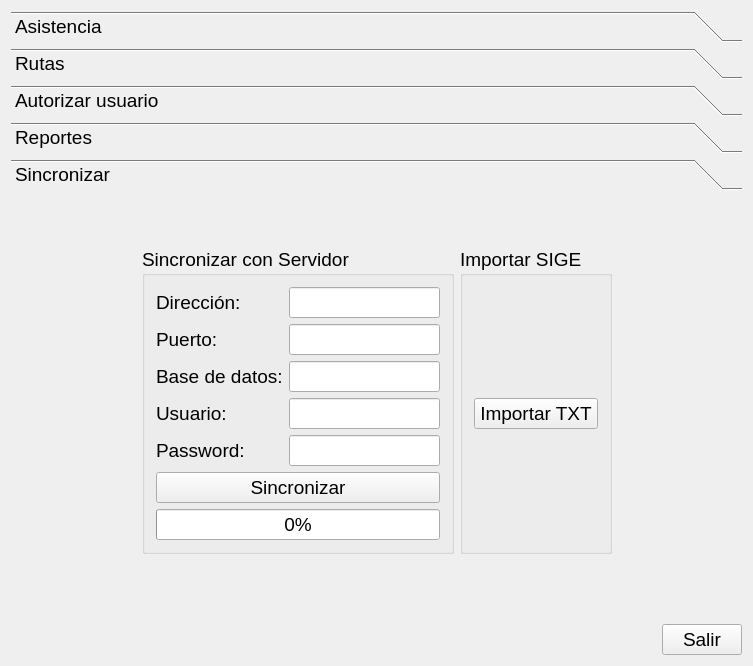
<?xml version="1.0" encoding="UTF-8"?>
<ui version="4.0">
 <class>Bus</class>
 <widget class="QMainWindow" name="Bus">
  <property name="geometry">
   <rect>
    <x>0</x>
    <y>0</y>
    <width>753</width>
    <height>666</height>
   </rect>
  </property>
  <property name="font">
   <font>
    <pointsize>14</pointsize>
   </font>
  </property>
  <property name="windowTitle">
   <string>Bus</string>
  </property>
  <widget class="QWidget" name="centralWidget">
   <layout class="QGridLayout" name="gridLayout">
    <item row="0" column="0">
     <widget class="QToolBox" name="toolBox">
      <property name="currentIndex">
       <number>4</number>
      </property>
      <widget class="QWidget" name="pageAsistencia">
       <property name="geometry">
        <rect>
         <x>0</x>
         <y>0</y>
         <width>735</width>
         <height>447</height>
        </rect>
       </property>
       <attribute name="label">
        <string>Asistencia</string>
       </attribute>
       <layout class="QGridLayout" name="gridLayout_4">
        <item row="4" column="1">
         <spacer name="verticalSpacer_2">
          <property name="orientation">
           <enum>Qt::Vertical</enum>
          </property>
          <property name="sizeHint" stdset="0">
           <size>
            <width>20</width>
            <height>40</height>
           </size>
          </property>
         </spacer>
        </item>
        <item row="2" column="2">
         <spacer name="horizontalSpacer_2">
          <property name="orientation">
           <enum>Qt::Horizontal</enum>
          </property>
          <property name="sizeHint" stdset="0">
           <size>
            <width>237</width>
            <height>20</height>
           </size>
          </property>
         </spacer>
        </item>
        <item row="0" column="1">
         <spacer name="verticalSpacer_3">
          <property name="orientation">
           <enum>Qt::Vertical</enum>
          </property>
          <property name="sizeHint" stdset="0">
           <size>
            <width>20</width>
            <height>40</height>
           </size>
          </property>
         </spacer>
        </item>
        <item row="2" column="0">
         <spacer name="horizontalSpacer_3">
          <property name="orientation">
           <enum>Qt::Horizontal</enum>
          </property>
          <property name="sizeHint" stdset="0">
           <size>
            <width>237</width>
            <height>20</height>
           </size>
          </property>
         </spacer>
        </item>
        <item row="2" column="1">
         <widget class="QLineEdit" name="asistenciaRut">
          <property name="echoMode">
           <enum>QLineEdit::Password</enum>
          </property>
         </widget>
        </item>
        <item row="3" column="0">
         <widget class="QLabel" name="asistenciaInfo">
          <property name="text">
           <string/>
          </property>
          <property name="alignment">
           <set>Qt::AlignCenter</set>
          </property>
         </widget>
        </item>
        <item row="1" column="1">
         <widget class="QLabel" name="label">
          <property name="text">
           <string>ID Usuario</string>
          </property>
          <property name="textFormat">
           <enum>Qt::PlainText</enum>
          </property>
          <property name="alignment">
           <set>Qt::AlignCenter</set>
          </property>
          <property name="buddy">
           <cstring>asistenciaRut</cstring>
          </property>
         </widget>
        </item>
       </layout>
      </widget>
      <widget class="QWidget" name="pageRutas">
       <property name="geometry">
        <rect>
         <x>0</x>
         <y>0</y>
         <width>735</width>
         <height>110</height>
        </rect>
       </property>
       <attribute name="label">
        <string>Rutas</string>
       </attribute>
       <layout class="QGridLayout" name="gridLayout_5">
        <item row="2" column="0" colspan="2">
         <widget class="QComboBox" name="rutasRuta"/>
        </item>
        <item row="1" column="1">
         <widget class="QPushButton" name="rutasAgregar">
          <property name="text">
           <string>Agregar</string>
          </property>
         </widget>
        </item>
        <item row="1" column="0">
         <widget class="QLineEdit" name="rutasRutaNueva">
          <property name="placeholderText">
           <string>Descripción</string>
          </property>
         </widget>
        </item>
        <item row="3" column="0">
         <spacer name="verticalSpacer">
          <property name="orientation">
           <enum>Qt::Vertical</enum>
          </property>
          <property name="sizeHint" stdset="0">
           <size>
            <width>20</width>
            <height>40</height>
           </size>
          </property>
         </spacer>
        </item>
        <item row="0" column="0">
         <spacer name="verticalSpacer_4">
          <property name="orientation">
           <enum>Qt::Vertical</enum>
          </property>
          <property name="sizeHint" stdset="0">
           <size>
            <width>20</width>
            <height>40</height>
           </size>
          </property>
         </spacer>
        </item>
       </layout>
      </widget>
      <widget class="QWidget" name="pageAlumnos">
       <property name="geometry">
        <rect>
         <x>0</x>
         <y>0</y>
         <width>735</width>
         <height>139</height>
        </rect>
       </property>
       <attribute name="label">
        <string>Autorizar usuario</string>
       </attribute>
       <layout class="QGridLayout" name="gridLayout_2">
        <item row="0" column="1">
         <spacer name="verticalSpacer_5">
          <property name="orientation">
           <enum>Qt::Vertical</enum>
          </property>
          <property name="sizeHint" stdset="0">
           <size>
            <width>20</width>
            <height>40</height>
           </size>
          </property>
         </spacer>
        </item>
        <item row="1" column="0">
         <widget class="QLabel" name="label_2">
          <property name="text">
           <string>Ingresar:</string>
          </property>
         </widget>
        </item>
        <item row="1" column="1">
         <widget class="QLineEdit" name="autorizarIngresarRut">
          <property name="placeholderText">
           <string>RUT</string>
          </property>
         </widget>
        </item>
        <item row="2" column="0">
         <widget class="QLabel" name="label_3">
          <property name="text">
           <string>Remover:</string>
          </property>
         </widget>
        </item>
        <item row="2" column="1">
         <widget class="QLineEdit" name="autorizarRemoverRut">
          <property name="placeholderText">
           <string>RUT</string>
          </property>
         </widget>
        </item>
        <item row="3" column="0">
         <widget class="QLabel" name="label_4">
          <property name="text">
           <string>Ruta:</string>
          </property>
         </widget>
        </item>
        <item row="3" column="1">
         <widget class="QComboBox" name="autorizarRuta"/>
        </item>
        <item row="4" column="1">
         <widget class="QLabel" name="autorizarInfo">
          <property name="sizePolicy">
           <sizepolicy hsizetype="Expanding" vsizetype="Expanding">
            <horstretch>0</horstretch>
            <verstretch>0</verstretch>
           </sizepolicy>
          </property>
          <property name="text">
           <string>Información</string>
          </property>
          <property name="alignment">
           <set>Qt::AlignCenter</set>
          </property>
         </widget>
        </item>
        <item row="5" column="1">
         <spacer name="verticalSpacer_6">
          <property name="orientation">
           <enum>Qt::Vertical</enum>
          </property>
          <property name="sizeHint" stdset="0">
           <size>
            <width>20</width>
            <height>40</height>
           </size>
          </property>
         </spacer>
        </item>
       </layout>
      </widget>
      <widget class="QWidget" name="pageReporte">
       <property name="geometry">
        <rect>
         <x>0</x>
         <y>0</y>
         <width>735</width>
         <height>165</height>
        </rect>
       </property>
       <attribute name="label">
        <string>Reportes</string>
       </attribute>
       <layout class="QVBoxLayout" name="verticalLayout_3">
        <item>
         <layout class="QHBoxLayout" name="horizontalLayout_4">
          <property name="topMargin">
           <number>0</number>
          </property>
          <item>
           <spacer name="reporteSeparador1">
            <property name="orientation">
             <enum>Qt::Horizontal</enum>
            </property>
            <property name="sizeHint" stdset="0">
             <size>
              <width>40</width>
              <height>20</height>
             </size>
            </property>
           </spacer>
          </item>
          <item>
           <widget class="QDateEdit" name="reporteInicio">
            <property name="font">
             <font>
              <pointsize>12</pointsize>
             </font>
            </property>
            <property name="alignment">
             <set>Qt::AlignCenter</set>
            </property>
            <property name="calendarPopup">
             <bool>true</bool>
            </property>
           </widget>
          </item>
          <item>
           <widget class="QDateEdit" name="reporteFin">
            <property name="font">
             <font>
              <pointsize>12</pointsize>
             </font>
            </property>
            <property name="alignment">
             <set>Qt::AlignCenter</set>
            </property>
            <property name="calendarPopup">
             <bool>true</bool>
            </property>
           </widget>
          </item>
          <item>
           <widget class="QComboBox" name="reporteOpcion">
            <property name="font">
             <font>
              <pointsize>12</pointsize>
             </font>
            </property>
            <item>
             <property name="text">
              <string>Asistencia por ruta «mañana»</string>
             </property>
            </item>
            <item>
             <property name="text">
              <string>Asistencia por ruta «tarde»</string>
             </property>
            </item>
            <item>
             <property name="text">
              <string>Asistencia por alumno «mañana»</string>
             </property>
            </item>
            <item>
             <property name="text">
              <string>Asistencia por alumno «tarde»</string>
             </property>
            </item>
            <item>
             <property name="text">
              <string>Inasistencia diaria «mañana»</string>
             </property>
            </item>
            <item>
             <property name="text">
              <string>Inasistencia diaria «tarde»</string>
             </property>
            </item>
           </widget>
          </item>
          <item>
           <spacer name="reporteSeparador2">
            <property name="orientation">
             <enum>Qt::Horizontal</enum>
            </property>
            <property name="sizeHint" stdset="0">
             <size>
              <width>40</width>
              <height>20</height>
             </size>
            </property>
           </spacer>
          </item>
         </layout>
        </item>
        <item>
         <widget class="QTableWidget" name="tablaReporte">
          <property name="font">
           <font>
            <pointsize>10</pointsize>
           </font>
          </property>
         </widget>
        </item>
        <item>
         <layout class="QHBoxLayout" name="horizontalLayout_5">
          <property name="topMargin">
           <number>0</number>
          </property>
          <item>
           <spacer name="horizontalSpacer_6">
            <property name="orientation">
             <enum>Qt::Horizontal</enum>
            </property>
            <property name="sizeHint" stdset="0">
             <size>
              <width>40</width>
              <height>20</height>
             </size>
            </property>
           </spacer>
          </item>
          <item>
           <widget class="QPushButton" name="repImprimir">
            <property name="text">
             <string>Imprimir</string>
            </property>
           </widget>
          </item>
          <item>
           <widget class="QPushButton" name="repGuardar">
            <property name="text">
             <string>Guardar PDF</string>
            </property>
           </widget>
          </item>
         </layout>
        </item>
       </layout>
      </widget>
      <widget class="QWidget" name="pageSincronizar">
       <property name="geometry">
        <rect>
         <x>0</x>
         <y>0</y>
         <width>718</width>
         <height>289</height>
        </rect>
       </property>
       <attribute name="label">
        <string>Sincronizar</string>
       </attribute>
       <layout class="QGridLayout" name="gridLayout_3">
        <item row="1" column="3">
         <spacer name="horizontalSpacer_5">
          <property name="orientation">
           <enum>Qt::Horizontal</enum>
          </property>
          <property name="sizeHint" stdset="0">
           <size>
            <width>144</width>
            <height>20</height>
           </size>
          </property>
         </spacer>
        </item>
        <item row="1" column="1">
         <widget class="QGroupBox" name="groupBox">
          <property name="title">
           <string>Sincronizar con Servidor</string>
          </property>
          <layout class="QVBoxLayout" name="verticalLayout_4">
           <item>
            <layout class="QFormLayout" name="formLayout">
             <property name="fieldGrowthPolicy">
              <enum>QFormLayout::ExpandingFieldsGrow</enum>
             </property>
             <item row="0" column="0">
              <widget class="QLabel" name="syncDireccionLabel">
               <property name="text">
                <string>Dirección:</string>
               </property>
              </widget>
             </item>
             <item row="0" column="1">
              <widget class="QLineEdit" name="syncDireccion"/>
             </item>
             <item row="1" column="0">
              <widget class="QLabel" name="syncPuertoLabel">
               <property name="text">
                <string>Puerto:</string>
               </property>
              </widget>
             </item>
             <item row="1" column="1">
              <widget class="QLineEdit" name="syncPuerto"/>
             </item>
             <item row="2" column="0">
              <widget class="QLabel" name="syncDbLabel">
               <property name="text">
                <string>Base de datos:</string>
               </property>
              </widget>
             </item>
             <item row="2" column="1">
              <widget class="QLineEdit" name="syncDb"/>
             </item>
             <item row="3" column="0">
              <widget class="QLabel" name="syncUsuarioLabel">
               <property name="text">
                <string>Usuario:</string>
               </property>
              </widget>
             </item>
             <item row="3" column="1">
              <widget class="QLineEdit" name="syncUsuario"/>
             </item>
             <item row="4" column="0">
              <widget class="QLabel" name="syncPasswordLabel">
               <property name="text">
                <string>Password:</string>
               </property>
              </widget>
             </item>
             <item row="4" column="1">
              <widget class="QLineEdit" name="syncPassword">
               <property name="echoMode">
                <enum>QLineEdit::Password</enum>
               </property>
              </widget>
             </item>
            </layout>
           </item>
           <item>
            <widget class="QPushButton" name="syncButton">
             <property name="text">
              <string>Sincronizar</string>
             </property>
            </widget>
           </item>
           <item>
            <widget class="QProgressBar" name="progressBar">
             <property name="value">
              <number>0</number>
             </property>
            </widget>
           </item>
          </layout>
         </widget>
        </item>
        <item row="1" column="0">
         <spacer name="horizontalSpacer_4">
          <property name="orientation">
           <enum>Qt::Horizontal</enum>
          </property>
          <property name="sizeHint" stdset="0">
           <size>
            <width>145</width>
            <height>20</height>
           </size>
          </property>
         </spacer>
        </item>
        <item row="1" column="2">
         <widget class="QGroupBox" name="groupBox_2">
          <property name="title">
           <string>Importar SIGE</string>
          </property>
          <layout class="QVBoxLayout" name="verticalLayout">
           <item>
            <widget class="QPushButton" name="bot_imp_txt">
             <property name="text">
              <string>Importar TXT</string>
             </property>
            </widget>
           </item>
          </layout>
         </widget>
        </item>
        <item row="2" column="1" colspan="2">
         <spacer name="verticalSpacer_8">
          <property name="orientation">
           <enum>Qt::Vertical</enum>
          </property>
          <property name="sizeHint" stdset="0">
           <size>
            <width>20</width>
            <height>53</height>
           </size>
          </property>
         </spacer>
        </item>
        <item row="0" column="1" colspan="2">
         <spacer name="verticalSpacer_7">
          <property name="orientation">
           <enum>Qt::Vertical</enum>
          </property>
          <property name="sizeHint" stdset="0">
           <size>
            <width>20</width>
            <height>40</height>
           </size>
          </property>
         </spacer>
        </item>
       </layout>
      </widget>
     </widget>
    </item>
    <item row="1" column="0">
     <layout class="QHBoxLayout" name="horizontalLayout_2">
      <property name="topMargin">
       <number>0</number>
      </property>
      <item>
       <spacer name="horizontalSpacer">
        <property name="orientation">
         <enum>Qt::Horizontal</enum>
        </property>
        <property name="sizeHint" stdset="0">
         <size>
          <width>40</width>
          <height>20</height>
         </size>
        </property>
       </spacer>
      </item>
      <item>
       <widget class="QPushButton" name="salir">
        <property name="text">
         <string>Salir</string>
        </property>
       </widget>
      </item>
     </layout>
    </item>
   </layout>
  </widget>
 </widget>
 <layoutdefault spacing="6" margin="11"/>
 <tabstops>
  <tabstop>rutasRutaNueva</tabstop>
  <tabstop>rutasAgregar</tabstop>
  <tabstop>autorizarIngresarRut</tabstop>
  <tabstop>autorizarRemoverRut</tabstop>
 </tabstops>
 <resources/>
 <connections>
  <connection>
   <sender>salir</sender>
   <signal>clicked()</signal>
   <receiver>Bus</receiver>
   <slot>close()</slot>
   <hints>
    <hint type="sourcelabel">
     <x>747</x>
     <y>660</y>
    </hint>
    <hint type="destinationlabel">
     <x>330</x>
     <y>206</y>
    </hint>
   </hints>
  </connection>
  <connection>
   <sender>reporteOpcion</sender>
   <signal>currentIndexChanged(int)</signal>
   <receiver>Bus</receiver>
   <slot>poblarTabla()</slot>
   <hints>
    <hint type="sourcelabel">
     <x>638</x>
     <y>173</y>
    </hint>
    <hint type="destinationlabel">
     <x>764</x>
     <y>175</y>
    </hint>
   </hints>
  </connection>
  <connection>
   <sender>reporteFin</sender>
   <signal>dateChanged(QDate)</signal>
   <receiver>Bus</receiver>
   <slot>poblarTabla()</slot>
   <hints>
    <hint type="sourcelabel">
     <x>339</x>
     <y>172</y>
    </hint>
    <hint type="destinationlabel">
     <x>777</x>
     <y>166</y>
    </hint>
   </hints>
  </connection>
  <connection>
   <sender>reporteInicio</sender>
   <signal>dateChanged(QDate)</signal>
   <receiver>Bus</receiver>
   <slot>poblarTabla()</slot>
   <hints>
    <hint type="sourcelabel">
     <x>224</x>
     <y>172</y>
    </hint>
    <hint type="destinationlabel">
     <x>808</x>
     <y>136</y>
    </hint>
   </hints>
  </connection>
  <connection>
   <sender>repGuardar</sender>
   <signal>clicked()</signal>
   <receiver>Bus</receiver>
   <slot>GuardarReporte()</slot>
   <hints>
    <hint type="sourcelabel">
     <x>684</x>
     <y>564</y>
    </hint>
    <hint type="destinationlabel">
     <x>810</x>
     <y>553</y>
    </hint>
   </hints>
  </connection>
  <connection>
   <sender>repImprimir</sender>
   <signal>clicked()</signal>
   <receiver>Bus</receiver>
   <slot>ImprimirReporte()</slot>
   <hints>
    <hint type="sourcelabel">
     <x>547</x>
     <y>559</y>
    </hint>
    <hint type="destinationlabel">
     <x>841</x>
     <y>587</y>
    </hint>
   </hints>
  </connection>
  <connection>
   <sender>asistenciaRut</sender>
   <signal>returnPressed()</signal>
   <receiver>Bus</receiver>
   <slot>agregarAsistencia()</slot>
   <hints>
    <hint type="sourcelabel">
     <x>77</x>
     <y>42</y>
    </hint>
    <hint type="destinationlabel">
     <x>762</x>
     <y>222</y>
    </hint>
   </hints>
  </connection>
  <connection>
   <sender>rutasRutaNueva</sender>
   <signal>returnPressed()</signal>
   <receiver>Bus</receiver>
   <slot>agregarRuta()</slot>
   <hints>
    <hint type="sourcelabel">
     <x>44</x>
     <y>31</y>
    </hint>
    <hint type="destinationlabel">
     <x>757</x>
     <y>314</y>
    </hint>
   </hints>
  </connection>
  <connection>
   <sender>rutasAgregar</sender>
   <signal>clicked()</signal>
   <receiver>Bus</receiver>
   <slot>agregarRuta()</slot>
   <hints>
    <hint type="sourcelabel">
     <x>49</x>
     <y>32</y>
    </hint>
    <hint type="destinationlabel">
     <x>767</x>
     <y>323</y>
    </hint>
   </hints>
  </connection>
  <connection>
   <sender>autorizarIngresarRut</sender>
   <signal>returnPressed()</signal>
   <receiver>Bus</receiver>
   <slot>autorizar()</slot>
   <hints>
    <hint type="sourcelabel">
     <x>211</x>
     <y>40</y>
    </hint>
    <hint type="destinationlabel">
     <x>766</x>
     <y>249</y>
    </hint>
   </hints>
  </connection>
  <connection>
   <sender>autorizarRemoverRut</sender>
   <signal>returnPressed()</signal>
   <receiver>Bus</receiver>
   <slot>desautorizar()</slot>
   <hints>
    <hint type="sourcelabel">
     <x>211</x>
     <y>73</y>
    </hint>
    <hint type="destinationlabel">
     <x>763</x>
     <y>280</y>
    </hint>
   </hints>
  </connection>
 </connections>
 <slots>
  <slot>poblarTabla()</slot>
  <slot>GuardarReporte()</slot>
  <slot>ImprimirReporte()</slot>
  <slot>agregarAsistencia()</slot>
  <slot>agregarRuta()</slot>
  <slot>autorizar()</slot>
  <slot>desautorizar()</slot>
 </slots>
</ui>
